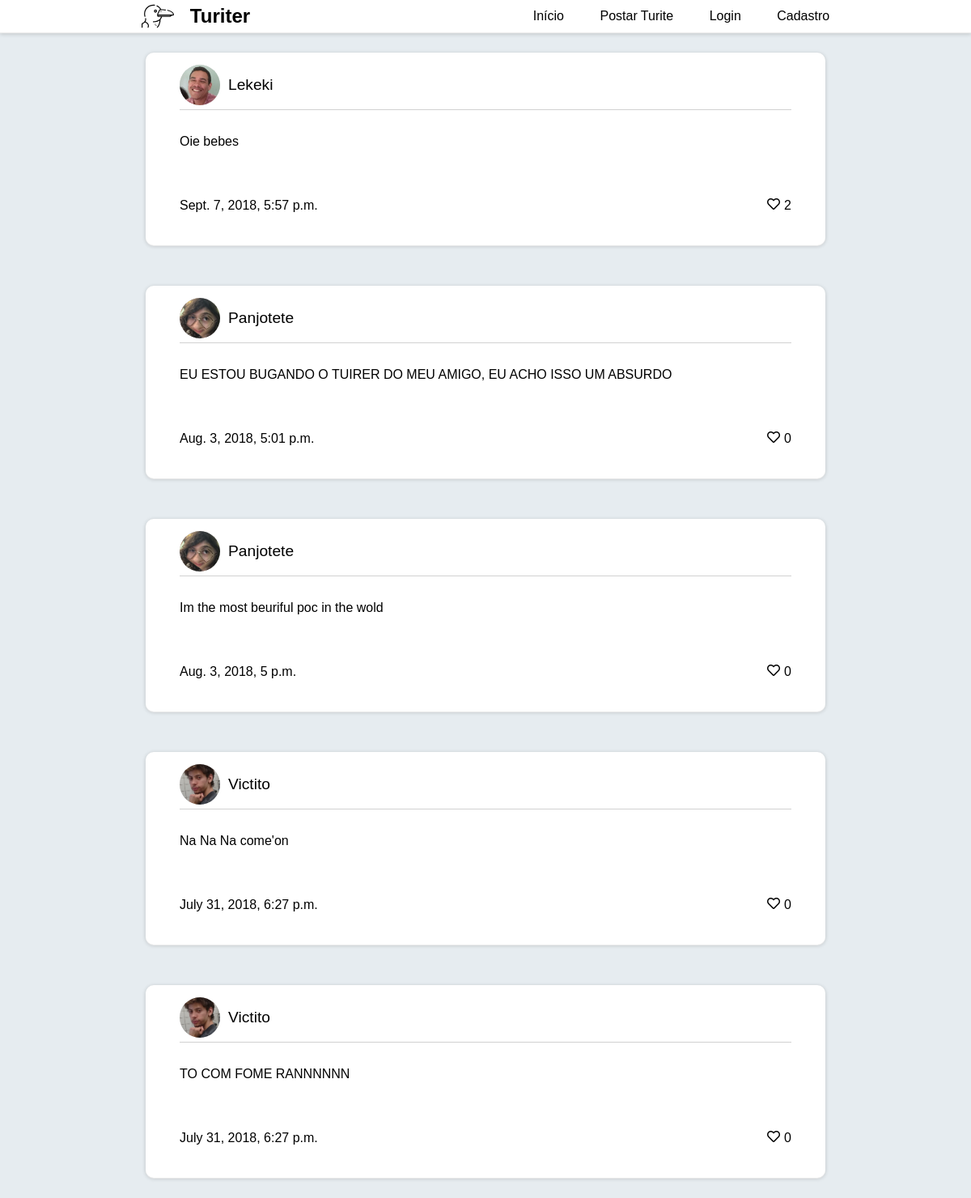
The page / on the database its author committed.
### tuites/models.py (models this page shows)
class Tuite(models.Model):
    content = models.CharField('Tuite', max_length=280)
    author = models.ForeignKey('users.User', on_delete=models.CASCADE, related_name='tuites')
    date_created = models.DateTimeField(auto_now_add=True)
    objects = TuitesManager()
    @property
    def likes_count(self):
        return self.liked_by.count()
    def __str__(self):
        return f'{self.content}'
    class Meta:
        ordering = ('content', )

### users/models.py (models this page shows, shortened)
class User(AbstractUser):
    followers = models.ManyToManyField('self', blank=True, symmetrical=False)
    following = models.ManyToManyField('self', blank=True, related_name='seguindo', symmetrical=False)
    picture = models.ImageField('Foto de perfil', default='img/blank-pic.png')
    liked_tuites = models.ManyToManyField('tuites.Tuite', related_name='liked_by', blank=True)

### core/views.py (the view)
# urls.py: path('', index, name='index'),
def index(request):
    context = {
        'now': datetime.now(),
        'tuites': Tuite.objects.all(),
    }
    return render(request, 'home.html', context)

### templates/templatetags/tuitesOrder.py (called while the page is built)
@register.simple_tag
def tuitesPostOrder():
    tuites = Tuite.objects.all().order_by('-date_created')
    return tuites

### templates/templatetags/user_liked.py (called while the page is built)
@register.simple_tag(takes_context=True)
def liked_tuite_heart_icon(context):
    user = context.get('user')
    tuite = context.get('tuite')
    if(user.is_authenticated):
        if user.liked_tuites.filter(id__in=[tuite.id]).exists():
            return "fas fa-heart"
    return "far fa-heart"

### templates/home.html
{% extends 'base.html' %}
{% load staticfiles %}
{% block body %}
    {% load tuitesOrder %}
    {% tuitesPostOrder as tuitesOrderList %}
    {% if request.user.is_authenticated %}
        {% for tuite in tuitesOrderList %}
            {% include 'includes/card.html' %}
        {% endfor %}
    {% else %}
        {% for tuite in tuitesOrderList|slice:"0:5" %}
            {% include 'includes/card.html' %}
        {% endfor %}
    {% endif %}
{% endblock %}

### templates/includes/card.html
{% load static %}
{% load user_liked %}
<div id="tuite">
    <div id="user-block">
        <img src="{{ tuite.author.picture.url }}" alt="">
        <a href="{% url 'users:profile' tuite.author.pk %}" id="username"> {{ tuite.author }}</a>
    </div>
    <div id="tuite-text">
        {{ tuite }}
    </div>
    <div id="reactions">
        <p>{{ tuite.date_created }}</p>
        <div>
            <a href="{% url 'tuites:like' tuite.id %}" class="like-tuite">
                <i class="{% liked_tuite_heart_icon %}"></i> {{ tuite.likes_count }}
            </a>
        </div>
    </div>
</div>

### static/css/style.css (style rules this page uses)
body { font-family: sans-serif; margin: 0; background: #e6ecf0; display: flex; flex-direction: column; align-items: center; }
#tuite { display: flex; flex-direction: column; align-items: center; justify-content: space-around; background-color: white; width: 70%; margin: 25px 0 25px 0; box-shadow: 0 1px 1px 0 #ECECEC, 0 1px 5px 0 rgba(0, 0, 0, 0.19); border-radius: 10px; }
#user-block { display: flex; flex-direction: row; align-items: center; justify-content: flex-start; width: 90%; border-bottom: 1px solid rgb(209, 209, 209); margin: 10px 0 10px 0; padding: 5px 0 5px 0; }
#user-block img { width: 50px; background-color: #ddd; border-radius: 100%; height: 50px; object-fit: cover; width: 50px; margin: 0 10px 0 0; }
#user-block a { color: black; font-size: 1.2rem; }
#tuite-text { width: 90%; padding: 20px 0 20px 0; }
#reactions { width: 90%; display: flex; flex-direction: row; align-items: center; justify-content: space-between; padding: 20px 0 20px 0; }
#reactions div { display: flex; flex-direction: row; align-items: center; justify-content: center; padding: 20px 0 20px 0; }
#reactions div a { color: black; display: flex; align-items: center; justify-content: space-between; }
#reactions div a i { transition: all 0.1s linear; height: auto; margin: 0 5px 3px 0; }
h1, h2, h3, p { margin: 0; }
a, u { text-decoration: none; }

### rows shown on the page
Tuite: author.picture (picture), author "Lekeki", content "Oie bebes", date_created "Sept. 7, 2018, 5:57 p.m.", likes_count "2"
Tuite: author.picture (picture), author "Panjotete", content "EU ESTOU BUGANDO O TUIRER DO MEU AMIGO, EU ACHO ISSO UM ABSURDO", date_created "Aug. 3, 2018, 5:01 p.m.", likes_count "0"
Tuite: author.picture (picture), author "Panjotete", content "Im the most beuriful poc in the wold", date_created "Aug. 3, 2018, 5 p.m.", likes_count "0"
Tuite: author.picture (picture), author "Victito", content "Na Na Na come'on", date_created "July 31, 2018, 6:27 p.m.", likes_count "0"
Tuite: author.picture (picture), author "Victito", content "TO COM FOME RANNNNNN", date_created "July 31, 2018, 6:27 p.m.", likes_count "0"
